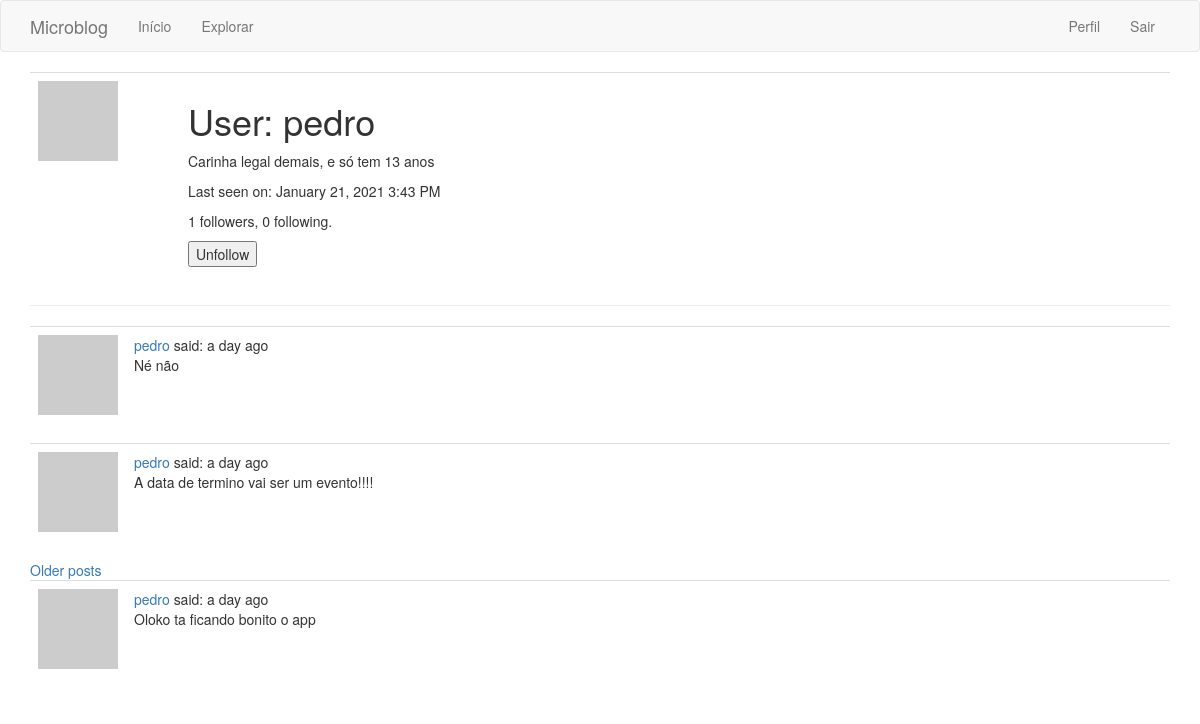
The page /user/pedro (signed in) on the database its author committed.
### app/models.py (models this page shows, shortened)
class User(UserMixin, db.Model):
    id = db.Column(db.Integer, primary_key=True)
    username = db.Column(db.String(64), index=True, unique=True)
    email = db.Column(db.String(120), index=True, unique=True)
    password_hash = db.Column(db.String(128))
    posts = db.relationship('Post', backref='author', lazy='dynamic')
    about_me = db.Column(db.String(140))
    last_seen = db.Column(db.DateTime, default=datetime.utcnow)
    followed = db.relationship(
        'User', secondary=followers,
        primaryjoin=(followers.c.follower_id == id),
        secondaryjoin=(followers.c.followed_id == id),
        backref=db.backref('followers', lazy='dynamic'), lazy='dynamic'
    )
    def avatar(self, size):
        digest = md5(self.email.lower().encode('utf-8')).hexdigest()
        return 'https://www.gravatar.com/avatar/{}?d=identicon&s={}'.format(digest, size)
    def is_following(self, user):
        return self.followed.filter(
            followers.c.followed_id == user.id).count() > 0

class Post(db.Model):
    id = db.Column(db.Integer, primary_key=True)
    body = db.Column(db.String(140))
    timestamp = db.Column(db.DateTime, index=True, default=datetime.utcnow)
    user_id = db.Column(db.Integer, db.ForeignKey('user.id'))

### app/routes.py (the view)
@app.route('/user/<username>')
@login_required
def user(username):
    user = User.query.filter_by(username=username).first_or_404()
    page = request.args.get('page', 1, type=int)
    posts = user.posts.order_by(Post.timestamp.desc()).paginate(
        page, app.config['POSTS_PER_PAGE'], False
    )
    next_url = url_for('user', username=user.username, page=posts.next_num) \
        if posts.has_next else None
    prev_url = url_for('user', username=user.username, page=posts.prev_num) \
        if posts.has_prev else None
    form = EmptyForm()
    return render_template('user.html', user=user, posts=posts.items, form=form, next_url=next_url, prev_url=prev_url)

### app/forms.py
class EmptyForm(FlaskForm):
    submit = SubmitField('Submit')

### app/models.py (called while the page is built)
@login.user_loader
def load_user(id):
    return User.query.get(int(id))

### app/routes.py (called while the page is built)
@app.before_request
def before_request():
    if current_user.is_authenticated:
        current_user.last_seen = datetime.utcnow()
        db.session.commit()

### app/templates/user.html (shortened to what this page needs)
{% extends "base.html" %}
{% block app_content %}
    <table class="table table-hover">
        <tr valign="top">
            <td width="150"><img src="{{ user.avatar(128) }}"</td>
            <td>
                <h1>User: {{ user.username }}</h1>
                {% if user.about_me %}<p>{{ user.about_me }}</p>{% endif %}
                {% if user.last_seen %}<p>Last seen on: {{ moment(user.last_seen).format('LLL') }}</p>{% endif %}
                <p>{{ user.followers.count() }} followers, {{ user.followed.count() }} following.</p>
                {% if user == current_user %}
                    <p><a href="{{ url_for('edit_profile') }}">Edit your profile</a></p>
                    {% else %}
                    <p>
                        <form action="{{ url_for('unfollow', username=user.username) }}" method="post">
                            {{ form.submit(value='Unfollow') }}
                        </form>
                    </p>
                    {% endif %}
            </td>
        </tr>
    </table>
    <hr>
    {% for post in posts %}
        {% include '_post.html' %}
    {% endfor %}
    {% if next_url %}
    <a href="{{ next_url }}">Older posts</a>
    {% endif %}
{% endblock %}

### app/templates/_post.html
<table class="table table-hover">
    <tr>
        <td width="70px">
            <a href="{{ url_for('user', username=post.author.username) }}">
                <img src="{{ post.author.avatar(70) }}" />
            </a>
        </td>
        <td>
            <a href="{{ url_for('user', username=post.author.username) }}">
                {{ post.author.username }}
            </a>
            said: {{ moment(post.timestamp).fromNow() }}<br>
            {{ post.body }}
        </td>
    </tr>

### rows shown on the page
User: username "pedro", about_me "Carinha legal demais, e só tem 13 anos", last_seen "January 21, 2021 3:43 PM"
Post: author.username "pedro", timestamp "a day ago", body "Né não"
Post: author.username "pedro", timestamp "a day ago", body "A data de termino vai ser um evento!!!!"
Post: author.username "pedro", timestamp "a day ago", body "Oloko ta ficando bonito o app"

### other values the page prints
{{ user.followers.count() }} "1"
{{ user.followed.count() }} "0"
